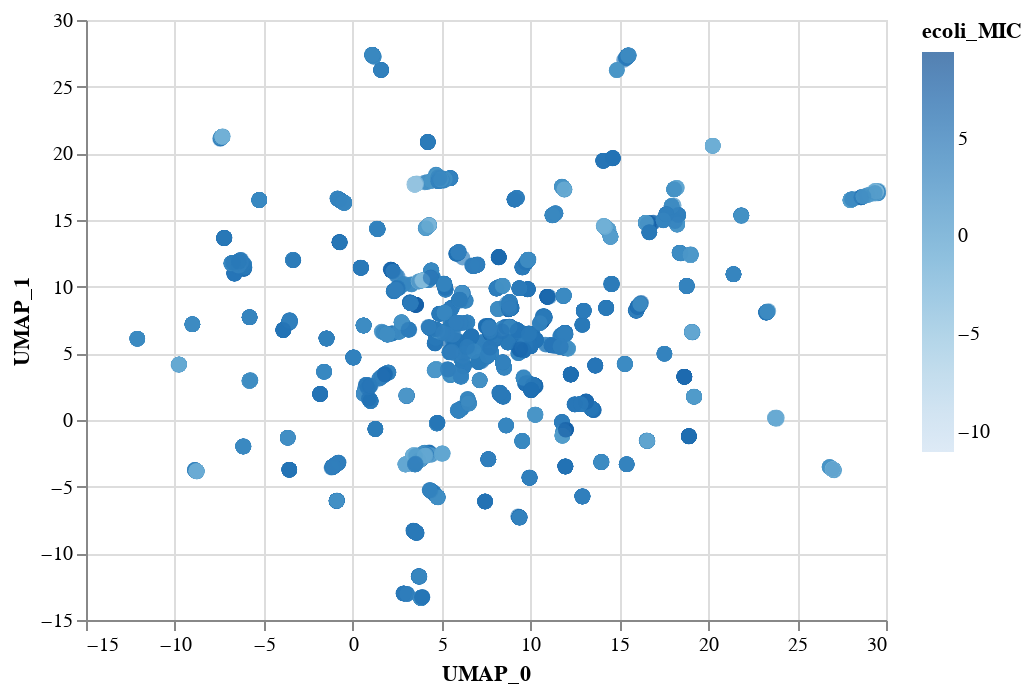

Here is the notebook cell this chart was saved with:
### Markdown cell above
### Do any clusters in UMAP space seem to exhibit high toxicity?

### Code cell
alt.Chart(dataframe[['UMAP_0', 'UMAP_1', 'ecoli_MIC']]).mark_circle(size=60).encode(
    x='UMAP_0',
    y='UMAP_1',
    color='ecoli_MIC:Q',
)

### Figure 1 — Vega-Lite specification as saved in the notebook (floating-point values rounded to 4 significant figures; data arrays with more than 128 entries replaced by an {"elided": "..."} marker saying what was removed)
{"config": {"view": {"continuousWidth": 400, "continuousHeight": 300}}, "data": {"name": "data-3b6cc0a69e41c3e8546d9e8b14e32b59"}, "mark": {"type": "circle", "size": 60}, "encoding": {"color": {"type": "quantitative", "field": "ecoli_MIC"}, "x": {"type": "quantitative", "field": "UMAP_0"}, "y": {"type": "quantitative", "field": "UMAP_1"}}, "$schema": "https://vega.github.io/schema/vega-lite/v4.8.1.json", "datasets": {"data-3b6cc0a69e41c3e8546d9e8b14e32b59": {"elided": "5271 records"}}}
